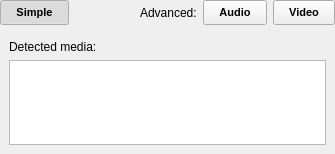
<?xml version="1.0" encoding="UTF-8"?>
<ui version="4.0">
 <class>StreamFormatPicker</class>
 <widget class="QWidget" name="StreamFormatPicker">
  <property name="geometry">
   <rect>
    <x>0</x>
    <y>0</y>
    <width>335</width>
    <height>154</height>
   </rect>
  </property>
  <property name="styleSheet">
   <string notr="true">/* QGroupBox exposes the title as QString (even if internally its probably a QLabel) */
QGroupBox {
	font-weight: bold;
}</string>
  </property>
  <layout class="QVBoxLayout" name="verticalLayout_3">
   <property name="leftMargin">
    <number>0</number>
   </property>
   <property name="topMargin">
    <number>0</number>
   </property>
   <property name="rightMargin">
    <number>0</number>
   </property>
   <property name="bottomMargin">
    <number>0</number>
   </property>
   <item>
    <layout class="QVBoxLayout" name="verticalLayout">
     <item>
      <widget class="QWidget" name="formatGroup" native="true">
       <property name="styleSheet">
        <string notr="true">QPushButton {
	padding: 5px 15px 5px 15px;
}
</string>
       </property>
       <layout class="QHBoxLayout" name="horizontalLayout_2">
        <property name="leftMargin">
         <number>0</number>
        </property>
        <property name="topMargin">
         <number>0</number>
        </property>
        <property name="rightMargin">
         <number>0</number>
        </property>
        <property name="bottomMargin">
         <number>0</number>
        </property>
        <item>
         <widget class="QPushButton" name="categorySimpleButton">
          <property name="font">
           <font>
            <family>MS Shell Dlg 2</family>
            <pointsize>8</pointsize>
            <weight>75</weight>
            <italic>false</italic>
            <bold>true</bold>
           </font>
          </property>
          <property name="cursor">
           <cursorShape>PointingHandCursor</cursorShape>
          </property>
          <property name="text">
           <string>Simple</string>
          </property>
          <property name="icon">
           <iconset resource="../resources.qrc">
            <normaloff>:/icons/menu/youtube_48x48.png</normaloff>:/icons/menu/youtube_48x48.png</iconset>
          </property>
          <property name="checkable">
           <bool>true</bool>
          </property>
          <property name="checked">
           <bool>true</bool>
          </property>
          <property name="autoExclusive">
           <bool>true</bool>
          </property>
         </widget>
        </item>
        <item>
         <spacer name="horizontalSpacer_3">
          <property name="orientation">
           <enum>Qt::Horizontal</enum>
          </property>
          <property name="sizeHint" stdset="0">
           <size>
            <width>0</width>
            <height>0</height>
           </size>
          </property>
         </spacer>
        </item>
        <item>
         <widget class="QLabel" name="label_2">
          <property name="text">
           <string>Advanced:</string>
          </property>
         </widget>
        </item>
        <item>
         <widget class="QPushButton" name="categoryAudioButton">
          <property name="font">
           <font>
            <family>MS Shell Dlg 2</family>
            <pointsize>8</pointsize>
            <weight>75</weight>
            <italic>false</italic>
            <bold>true</bold>
           </font>
          </property>
          <property name="cursor">
           <cursorShape>PointingHandCursor</cursorShape>
          </property>
          <property name="text">
           <string>Audio</string>
          </property>
          <property name="icon">
           <iconset resource="../resources.qrc">
            <normaloff>:/icons/menu/stream_audio_16x16.png</normaloff>:/icons/menu/stream_audio_16x16.png</iconset>
          </property>
          <property name="checkable">
           <bool>true</bool>
          </property>
          <property name="autoExclusive">
           <bool>true</bool>
          </property>
         </widget>
        </item>
        <item>
         <widget class="QPushButton" name="categoryVideoButton">
          <property name="font">
           <font>
            <family>MS Shell Dlg 2</family>
            <pointsize>8</pointsize>
            <weight>75</weight>
            <italic>false</italic>
            <bold>true</bold>
           </font>
          </property>
          <property name="cursor">
           <cursorShape>PointingHandCursor</cursorShape>
          </property>
          <property name="text">
           <string>Video</string>
          </property>
          <property name="icon">
           <iconset resource="../resources.qrc">
            <normaloff>:/icons/menu/stream_video_16x16.png</normaloff>:/icons/menu/stream_video_16x16.png</iconset>
          </property>
          <property name="checkable">
           <bool>true</bool>
          </property>
          <property name="autoExclusive">
           <bool>true</bool>
          </property>
         </widget>
        </item>
       </layout>
      </widget>
     </item>
     <item>
      <widget class="QStackedWidget" name="choiceStackedWidget">
       <property name="currentIndex">
        <number>0</number>
       </property>
       <widget class="QWidget" name="pageDefault">
        <layout class="QVBoxLayout" name="verticalLayout_9">
         <property name="spacing">
          <number>0</number>
         </property>
         <property name="leftMargin">
          <number>0</number>
         </property>
         <property name="topMargin">
          <number>0</number>
         </property>
         <property name="rightMargin">
          <number>0</number>
         </property>
         <property name="bottomMargin">
          <number>0</number>
         </property>
         <item>
          <widget class="QWidget" name="defaultSettingsGroup" native="true">
           <layout class="QVBoxLayout" name="verticalLayout_8" stretch="0,0">
            <item>
             <widget class="QLabel" name="label">
              <property name="text">
               <string>Detected media:</string>
              </property>
             </widget>
            </item>
            <item>
             <widget class="QListView" name="listView">
              <property name="sizeAdjustPolicy">
               <enum>QAbstractScrollArea::AdjustToContents</enum>
              </property>
             </widget>
            </item>
           </layout>
          </widget>
         </item>
        </layout>
       </widget>
       <widget class="QWidget" name="pageCustom">
        <layout class="QVBoxLayout" name="verticalLayout_10">
         <property name="spacing">
          <number>0</number>
         </property>
         <property name="leftMargin">
          <number>0</number>
         </property>
         <property name="topMargin">
          <number>0</number>
         </property>
         <property name="rightMargin">
          <number>0</number>
         </property>
         <property name="bottomMargin">
          <number>0</number>
         </property>
         <item>
          <widget class="QWidget" name="audioGroup" native="true">
           <layout class="QHBoxLayout" name="horizontalLayout_4" stretch="0,1">
            <item>
             <widget class="QLabel" name="label_8">
              <property name="text">
               <string>Audio:</string>
              </property>
             </widget>
            </item>
            <item>
             <widget class="QComboBox" name="audioComboBox"/>
            </item>
           </layout>
          </widget>
         </item>
         <item>
          <widget class="QWidget" name="videoGroup" native="true">
           <layout class="QHBoxLayout" name="horizontalLayout" stretch="0,1">
            <item>
             <widget class="QLabel" name="label_10">
              <property name="text">
               <string>Video:</string>
              </property>
             </widget>
            </item>
            <item>
             <widget class="QComboBox" name="videoComboBox"/>
            </item>
           </layout>
          </widget>
         </item>
         <item>
          <widget class="QWidget" name="warningGroup" native="true">
           <layout class="QVBoxLayout" name="verticalLayout_11">
            <item>
             <widget class="QLabel" name="label_5">
              <property name="text">
               <string>audio/video information is not available</string>
              </property>
             </widget>
            </item>
           </layout>
          </widget>
         </item>
         <item>
          <spacer name="verticalSpacer_5">
           <property name="orientation">
            <enum>Qt::Vertical</enum>
           </property>
           <property name="sizeHint" stdset="0">
            <size>
             <width>0</width>
             <height>0</height>
            </size>
           </property>
          </spacer>
         </item>
        </layout>
       </widget>
      </widget>
     </item>
    </layout>
   </item>
  </layout>
 </widget>
 <resources>
  <include location="../resources.qrc"/>
 </resources>
 <connections/>
</ui>
